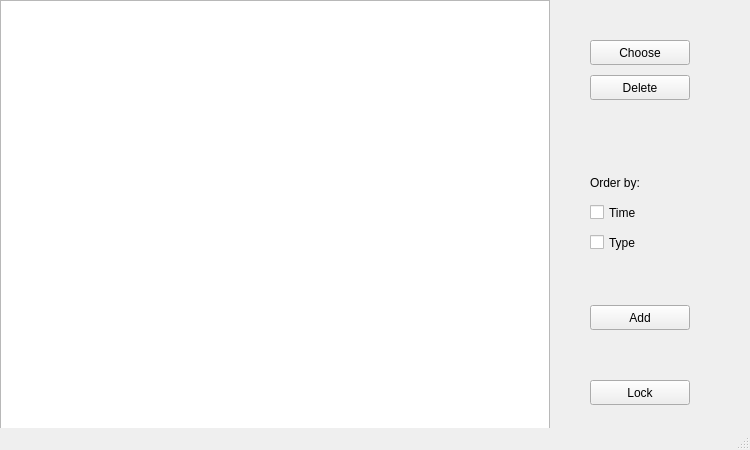
<?xml version="1.0" encoding="UTF-8"?>
<ui version="4.0">
 <class>mainSafeBox</class>
 <widget class="QMainWindow" name="mainSafeBox">
  <property name="geometry">
   <rect>
    <x>0</x>
    <y>0</y>
    <width>750</width>
    <height>450</height>
   </rect>
  </property>
  <property name="windowTitle">
   <string>Your Open Box</string>
  </property>
  <widget class="QWidget" name="centralwidget">
   <widget class="QGraphicsView" name="graphicsView">
    <property name="geometry">
     <rect>
      <x>0</x>
      <y>0</y>
      <width>550</width>
      <height>450</height>
     </rect>
    </property>
   </widget>
   <widget class="QPushButton" name="addBut">
    <property name="geometry">
     <rect>
      <x>590</x>
      <y>305</y>
      <width>100</width>
      <height>25</height>
     </rect>
    </property>
    <property name="text">
     <string>Add</string>
    </property>
   </widget>
   <widget class="QPushButton" name="lockBut">
    <property name="geometry">
     <rect>
      <x>590</x>
      <y>380</y>
      <width>100</width>
      <height>25</height>
     </rect>
    </property>
    <property name="text">
     <string>Lock</string>
    </property>
   </widget>
   <widget class="QLabel" name="order">
    <property name="geometry">
     <rect>
      <x>590</x>
      <y>170</y>
      <width>100</width>
      <height>25</height>
     </rect>
    </property>
    <property name="text">
     <string>Order by:</string>
    </property>
   </widget>
   <widget class="QCheckBox" name="timeOrder">
    <property name="geometry">
     <rect>
      <x>590</x>
      <y>200</y>
      <width>100</width>
      <height>25</height>
     </rect>
    </property>
    <property name="text">
     <string>Time</string>
    </property>
   </widget>
   <widget class="QCheckBox" name="typeOrder">
    <property name="geometry">
     <rect>
      <x>590</x>
      <y>230</y>
      <width>100</width>
      <height>25</height>
     </rect>
    </property>
    <property name="text">
     <string>Type</string>
    </property>
   </widget>
   <widget class="QPushButton" name="chooseBut">
    <property name="geometry">
     <rect>
      <x>590</x>
      <y>40</y>
      <width>100</width>
      <height>25</height>
     </rect>
    </property>
    <property name="text">
     <string>Choose</string>
    </property>
   </widget>
   <widget class="QPushButton" name="deleteBut">
    <property name="geometry">
     <rect>
      <x>590</x>
      <y>75</y>
      <width>100</width>
      <height>25</height>
     </rect>
    </property>
    <property name="text">
     <string>Delete</string>
    </property>
   </widget>
  </widget>
  <widget class="QStatusBar" name="statusbar"/>
 </widget>
 <resources/>
 <connections/>
</ui>
